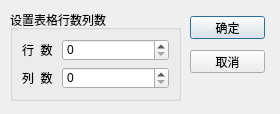
<?xml version="1.0" encoding="UTF-8"?>
<ui version="4.0">
 <class>SizeDialog</class>
 <widget class="QDialog" name="SizeDialog">
  <property name="geometry">
   <rect>
    <x>0</x>
    <y>0</y>
    <width>280</width>
    <height>114</height>
   </rect>
  </property>
  <property name="windowTitle">
   <string>设置表格行数列数</string>
  </property>
  <widget class="QGroupBox" name="groupBox">
   <property name="geometry">
    <rect>
     <x>10</x>
     <y>10</y>
     <width>171</width>
     <height>91</height>
    </rect>
   </property>
   <property name="title">
    <string>设置表格行数列数</string>
   </property>
   <layout class="QFormLayout" name="formLayout">
    <item row="0" column="0">
     <widget class="QLabel" name="label">
      <property name="text">
       <string>行  数 </string>
      </property>
     </widget>
    </item>
    <item row="0" column="1">
     <widget class="QSpinBox" name="spinRow"/>
    </item>
    <item row="1" column="0">
     <widget class="QLabel" name="label_2">
      <property name="text">
       <string>列  数</string>
      </property>
     </widget>
    </item>
    <item row="1" column="1">
     <widget class="QSpinBox" name="spinColumn"/>
    </item>
   </layout>
  </widget>
  <widget class="QPushButton" name="btnOk">
   <property name="geometry">
    <rect>
     <x>190</x>
     <y>16</y>
     <width>75</width>
     <height>23</height>
    </rect>
   </property>
   <property name="text">
    <string>确定</string>
   </property>
  </widget>
  <widget class="QPushButton" name="btnCancel">
   <property name="geometry">
    <rect>
     <x>190</x>
     <y>50</y>
     <width>75</width>
     <height>23</height>
    </rect>
   </property>
   <property name="text">
    <string>取消</string>
   </property>
  </widget>
 </widget>
 <resources/>
 <connections>
  <connection>
   <sender>btnOk</sender>
   <signal>clicked()</signal>
   <receiver>SizeDialog</receiver>
   <slot>accept()</slot>
   <hints>
    <hint type="sourcelabel">
     <x>227</x>
     <y>27</y>
    </hint>
    <hint type="destinationlabel">
     <x>139</x>
     <y>56</y>
    </hint>
   </hints>
  </connection>
  <connection>
   <sender>btnCancel</sender>
   <signal>clicked()</signal>
   <receiver>SizeDialog</receiver>
   <slot>reject()</slot>
   <hints>
    <hint type="sourcelabel">
     <x>227</x>
     <y>61</y>
    </hint>
    <hint type="destinationlabel">
     <x>139</x>
     <y>56</y>
    </hint>
   </hints>
  </connection>
 </connections>
</ui>
